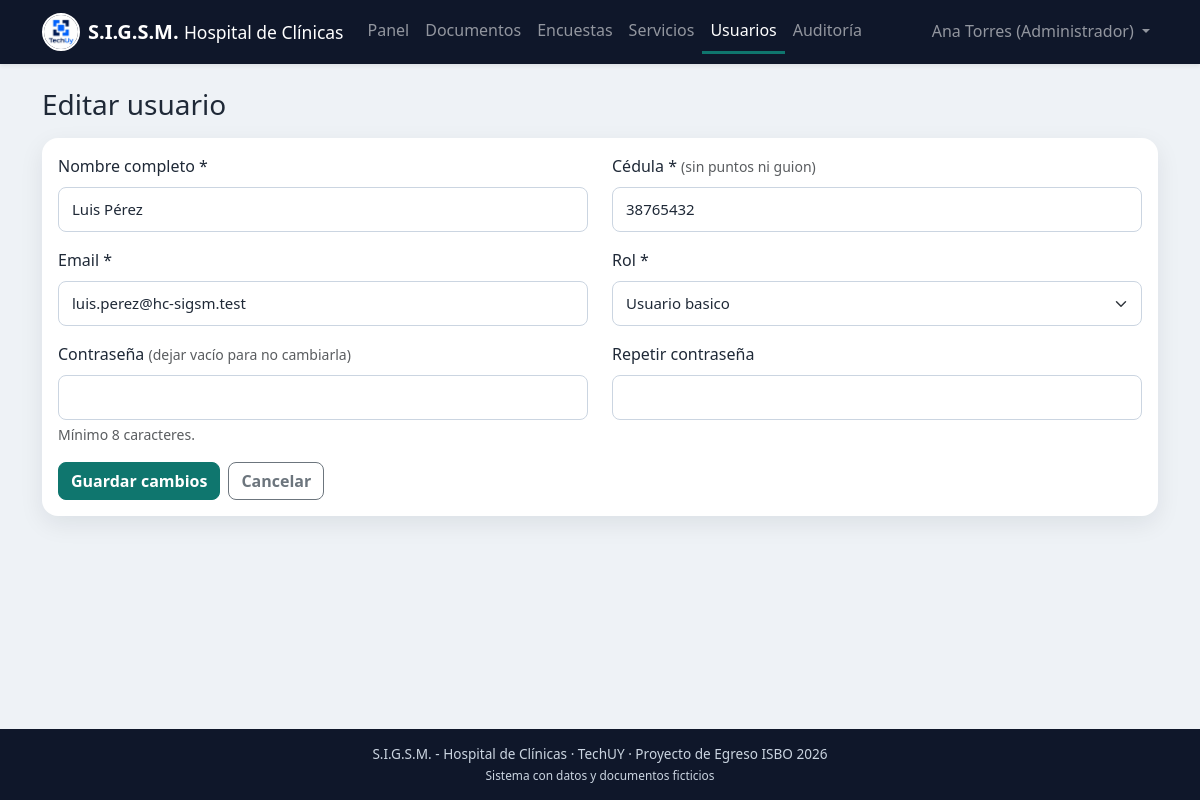
Page /admin/editar_usuario.php?id=2 (signed in) on the committed database.
### tables this page shows
CREATE TABLE usuario (
  id_usuario       INT AUTO_INCREMENT,
  nombre           VARCHAR(100) NOT NULL,
  cedula           VARCHAR(8)   NOT NULL,             
  email            VARCHAR(150) NOT NULL,
  contrasena_hash  VARCHAR(255) NOT NULL,             
  id_rol           INT          NOT NULL,
  activo           TINYINT(1)   NOT NULL DEFAULT 1,   
  fecha_alta       DATETIME     NOT NULL DEFAULT CURRENT_TIMESTAMP,
  ultimo_acceso    DATETIME     NULL,
  CONSTRAINT pk_usuario PRIMARY KEY (id_usuario),
  CONSTRAINT uq_usuario_cedula UNIQUE (cedula),
  CONSTRAINT uq_usuario_email UNIQUE (email),
  CONSTRAINT fk_usuario_rol FOREIGN KEY (id_rol)
    REFERENCES rol(id_rol)
);

CREATE TABLE rol (
  id_rol       INT AUTO_INCREMENT,
  nombre       VARCHAR(50)  NOT NULL,
  descripcion  VARCHAR(255) NULL,
  CONSTRAINT pk_rol PRIMARY KEY (id_rol),
  CONSTRAINT uq_rol_nombre UNIQUE (nombre)
);

### includes/funciones.php (called while the page is built, shortened)
<?php
function e($texto): string
{
    return htmlspecialchars((string) $texto, ENT_QUOTES, 'UTF-8');
}

### includes/form_usuario.php (the view, shortened to what this page needs)
<form id="formUsuario" method="post" class="card card-body" novalidate data-alta="<?= $esAlta ? '1' : '0' ?>">
    <div class="row">
        <div class="col-12 col-md-6 mb-3">
            <label for="nombre" class="form-label">Nombre completo *</label>
            <input type="text" id="nombre" name="nombre" class="form-control" maxlength="100" value="<?= e($usuario['nombre']) ?>" required>
        </div>
        <div class="col-12 col-md-6 mb-3">
            <label for="cedula" class="form-label">Cédula * <small class="text-muted">(sin puntos ni guion)</small></label>
            <input type="text" id="cedula" name="cedula" class="form-control" inputmode="numeric" maxlength="8" value="<?= e($usuario['cedula']) ?>" required>
        </div>
        <div class="col-12 col-md-6 mb-3">
            <label for="email" class="form-label">Email *</label>
            <input type="email" id="email" name="email" class="form-control" maxlength="150" value="<?= e($usuario['email']) ?>" required>
        </div>
        <div class="col-12 col-md-6 mb-3">
            <label for="id_rol" class="form-label">Rol *</label>
            <select id="id_rol" name="id_rol" class="form-select" required>
                <?php foreach ($roles as $r): ?>
                    <option value="<?= (int) $r['id_rol'] ?>" <?= (int) $usuario['id_rol'] === (int) $r['id_rol'] ? 'selected' : '' ?>><?= e($r['nombre']) ?></option>
                <?php endforeach; ?>
            </select>
        </div>
        <div class="col-12 col-md-6 mb-3">
            <label for="contrasena" class="form-label">Contraseña <?= $esAlta ? '*' : '<small class="text-muted">(dejar vacío para no cambiarla)</small>' ?></label>
            <input type="password" id="contrasena" name="contrasena" class="form-control" autocomplete="new-password">
            <div class="form-text">Mínimo 8 caracteres.</div>
        </div>
        <div class="col-12 col-md-6 mb-3">
            <label for="repetir" class="form-label">Repetir contraseña</label>
            <input type="password" id="repetir" name="repetir" class="form-control" autocomplete="new-password">
        </div>
    </div>
    <div class="d-flex gap-2">
        <button type="submit" class="btn btn-primary"><?= $esAlta ? 'Crear usuario' : 'Guardar cambios' ?></button>
        <a href="usuarios.php" class="btn btn-outline-secondary">Cancelar</a>
    </div>
</form>

### public/css/estilos.css (style rules this page uses)
:root { --sigsm-primario: #0f766e; --sigsm-primario-hover: #115e59; --sigsm-fondo: #eef2f6; --sigsm-tarjeta: #ffffff; --sigsm-texto: #1f2937; --sigsm-borde: #cbd5e1; --sigsm-error: #ef4444; --sigsm-oscuro: #0f172a; --bs-primary: #0f766e; --bs-primary-rgb: 15, 118, 110; --bs-link-color: #0f766e; --bs-link-hover-color: #115e59; --bs-body-color: #1f2937; --bs-danger: #ef4444; }
body { background-color: var(--sigsm-fondo); color: var(--sigsm-texto); min-height: 100vh; display: flex; flex-direction: column; line-height: 1.6; }
.btn { border-radius: 8px; font-weight: 600; }
.btn-primary { --bs-btn-bg: #0f766e; --bs-btn-border-color: #0f766e; --bs-btn-hover-bg: #115e59; --bs-btn-hover-border-color: #115e59; --bs-btn-active-bg: #115e59; --bs-btn-active-border-color: #115e59; --bs-btn-disabled-bg: #0f766e; --bs-btn-disabled-border-color: #0f766e; }
.form-control, .form-select { border: 1px solid var(--sigsm-borde); border-radius: 8px; padding: 10px 13px; font-size: 15px; }
.card { background: var(--sigsm-tarjeta); border: none; border-radius: 16px; box-shadow: 0 8px 24px rgba(15, 23, 42, 0.08); }

### rows in the picture
usuario: nombre "Luis Pérez", cedula "38765432", email "luis.perez@hc-sigsm.test", id_rol "Usuario basico"

### other values in the picture
$texto "Panel Documentos Encuestas Servicios Usuarios Auditoría"
$_SESSION['nombre'] "Ana Torres"
